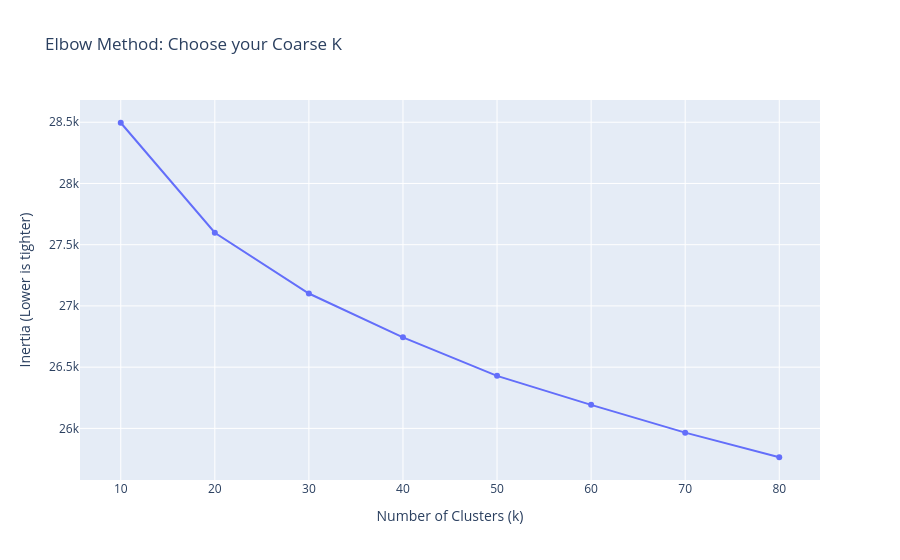

The notebook cell this image was saved under:
### Code cell
# Check elbow on a sample to decide our Coarse K
k_options = [10, 20, 30, 40, 50, 60, 70, 80]
elbow_df = check_coarse_elbow(doc_emb, k_options, sample_size=50000)

# Plot it
fig = plot_elbow_curve(elbow_df)
fig.show()

### Figure 1 — Plotly figure (JSON) as saved in the notebook; plotly's stock layout.template omitted (floating-point values rounded to 4 significant figures)
{"data": [{"hovertemplate": "Number of Clusters (k)=%{x}<br>Inertia (Lower is tighter)=%{y}<extra></extra>", "legendgroup": "", "line": {"color": "#636efa", "dash": "solid"}, "marker": {"symbol": "circle"}, "mode": "lines+markers", "name": "", "orientation": "v", "showlegend": false, "type": "scatter", "x": [10, 20, 30, 40, 50, 60, 70, 80], "xaxis": "x", "y": [28500.0, 27600.0, 27100.0, 26740.0, 26430.0, 26190.0, 25970.0, 25760.0], "yaxis": "y"}], "layout": {"legend": {"tracegroupgap": 0}, "title": {"text": "Elbow Method: Choose your Coarse K"}, "xaxis": {"anchor": "y", "domain": [0, 1], "dtick": 10, "tick0": 10, "tickmode": "linear", "title": {"text": "Number of Clusters (k)"}}, "yaxis": {"anchor": "x", "domain": [0, 1], "title": {"text": "Inertia (Lower is tighter)"}}}}
